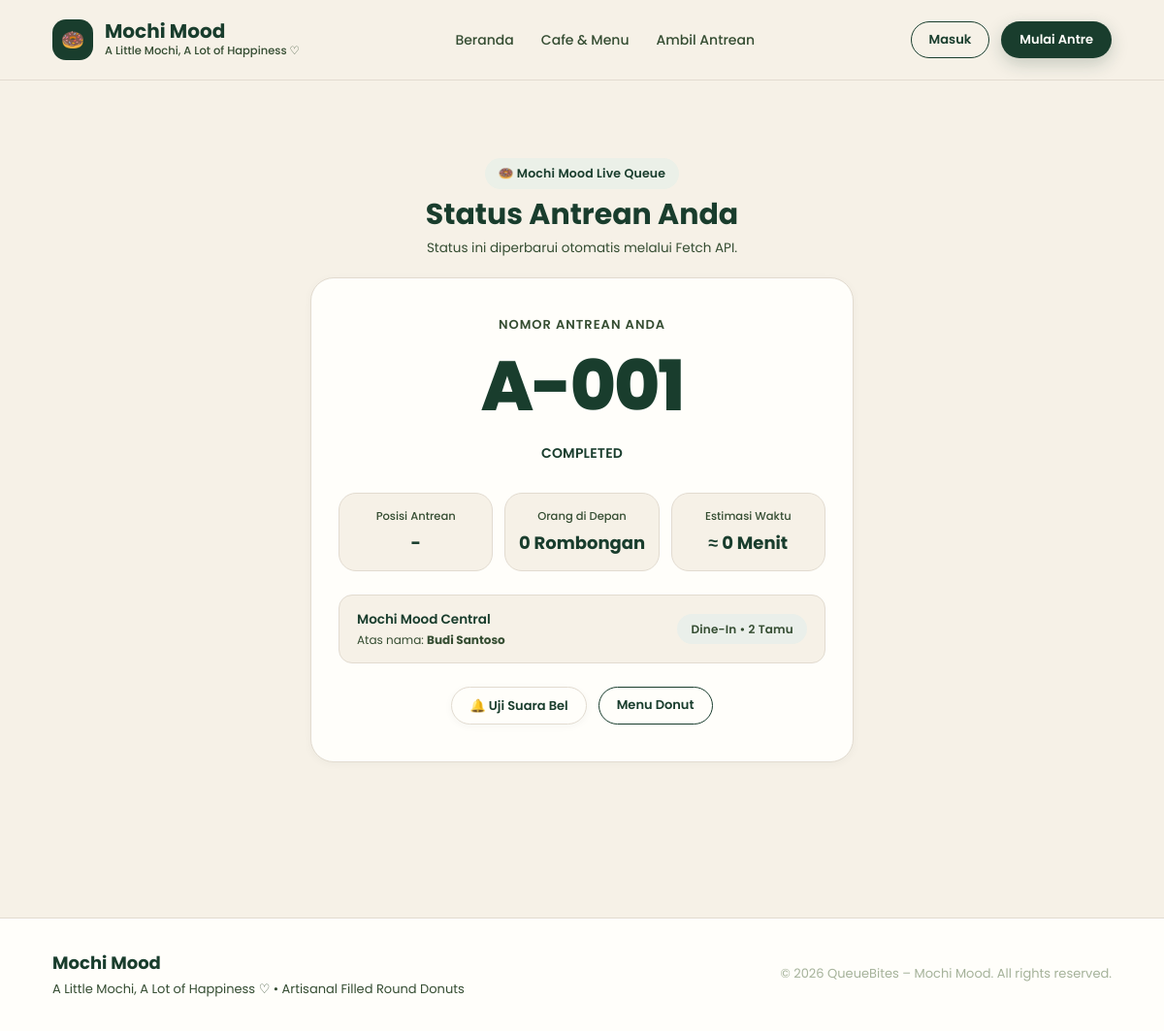
The app's page /index.php?url=queues/status&id=1, older data.
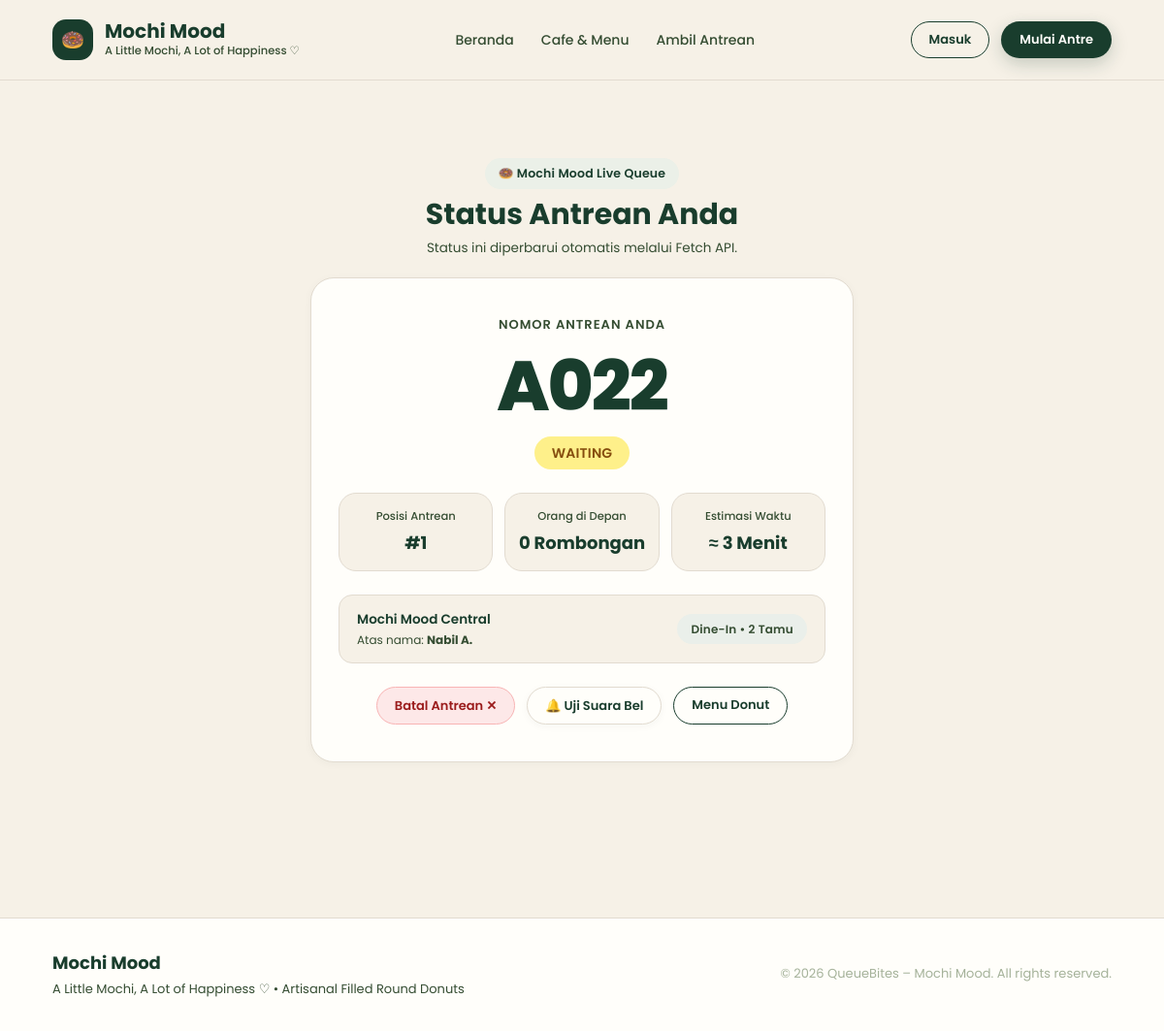
The same page, newer data.
### tables this page shows
CREATE TABLE `queues` (
    `id` INT UNSIGNED NOT NULL AUTO_INCREMENT,
    `user_id` INT UNSIGNED NOT NULL,
    `restaurant_id` INT UNSIGNED NOT NULL,
    `queue_number` VARCHAR(20) NOT NULL COMMENT 'Nomor antrean (contoh: A023)',
    `people_count` INT UNSIGNED NOT NULL DEFAULT 1,
    `type` ENUM('dine_in', 'takeaway') NOT NULL DEFAULT 'dine_in' COMMENT 'Jenis antrean',
    `customer_name` VARCHAR(100) NULL,
    `customer_phone` VARCHAR(50) NULL,
    `status` ENUM('waiting', 'called', 'serving', 'completed', 'cancelled') NOT NULL DEFAULT 'waiting',
    `queue_date` DATE NOT NULL,
    `created_at` DATETIME NOT NULL DEFAULT CURRENT_TIMESTAMP,
    `updated_at` DATETIME NOT NULL DEFAULT CURRENT_TIMESTAMP ON UPDATE CURRENT_TIMESTAMP,
    PRIMARY KEY (`id`),
    UNIQUE KEY `uq_restaurant_date_number` (`restaurant_id`, `queue_date`, `queue_number`),
    INDEX `idx_queues_user_id` (`user_id`),
    INDEX `idx_queues_restaurant_date_status` (`restaurant_id`, `queue_date`, `status`),
    CONSTRAINT `fk_queues_user` FOREIGN KEY (`user_id`) REFERENCES `users` (`id`) ON DELETE CASCADE ON UPDATE CASCADE,
    CONSTRAINT `fk_queues_restaurant` FOREIGN KEY (`restaurant_id`) REFERENCES `restaurants` (`id`) ON DELETE CASCADE ON UPDATE CASCADE
);

### app/controllers/BaseController.php (called while the page is built, shortened)
<?php
abstract class BaseController
{
    protected function view(string $viewPath, array $data = []): void
    {
        extract($data, EXTR_SKIP);
        $file = dirname(__DIR__) . '/views/' . ltrim($viewPath, '/') . '.php';
        require $file;
    }
}

### app/controllers/QueueController.php (called while the page is built, shortened)
<?php
require_once __DIR__ . '/BaseController.php';
require_once __DIR__ . '/../models/Queue.php';
class QueueController extends BaseController
{
    protected Queue $queueModel;
    public function __construct()
    {
        $this->queueModel = new Queue();
    }
    public function status(): void
    {
        $id = isset($_GET['id']) ? (int)$_GET['id'] : (int)($_SESSION['active_queue_id'] ?? 0);
        $queue = $this->queueModel->getById($id);
        $position    = $this->queueModel->getUserQueuePosition($id);
        $peopleAhead = $this->queueModel->getPeopleAhead($id);
        $estMinutes  = $this->queueModel->getEstimatedWaitMinutes($id);
        $this->view('queues/status', [
            'queue'       => $queue,
            'position'    => $position,
            'peopleAhead' => $peopleAhead,
            'estMinutes'  => $estMinutes
        ]);
    }
}

### public/index.php (called while the page is built, shortened)
<?php
require_once dirname(__DIR__) . '/config/database.php';
$router = require_once dirname(__DIR__) . '/routes/web.php';
try {
    $router->dispatch();
} catch (Throwable $e) {
    http_response_code(500);
    if (isset($_SERVER['HTTP_ACCEPT']) && str_contains($_SERVER['HTTP_ACCEPT'], 'application/json')) {
        header('Content-Type: application/json; charset=utf-8');
        echo json_encode([
            'success' => false,
            'status'  => 500,
            'error'   => $e->getMessage(),
            'file'    => basename($e->getFile()),
            'line'    => $e->getLine()
        ], JSON_PRETTY_PRINT | JSON_UNESCAPED_UNICODE);
        exit;
    }
    echo '<!DOCTYPE html><html lang="id"><head><meta charset="utf-8">';
    echo '<title>500 – Kesalahan Server</title>';
    echo '<style>';
    echo 'body{font-family:-apple-system,BlinkMacSystemFont,"Segoe UI",Roboto,sans-serif;background:#FFF5F5;color:#991B1B;padding:40px 20px;}';
    echo '.card{max-width:650px;margin:40px auto;background:#FFFFFF;border:1px solid #FECACA;border-radius:16px;padding:32px;box-shadow:0 10px 25px rgba(0,0,0,0.05);}';
    echo 'h2{margin-top:0;color:#DC2626;}';
    echo 'pre{background:#FEF2F2;padding:12px;border-radius:8px;font-size:13px;overflow-x:auto;}';
    echo '.btn{display:inline-block;padding:10px 20px;background:#DC2626;color:#FFF;text-decoration:none;border-radius:8px;font-weight:600;margin-top:14px;}';
    echo '</style></head><body>';
    echo '<div class="card">';
    echo '<h2>⚠️ Terjadi Kesalahan Sistem (HTTP 500)</h2>';
    echo '<p><strong>Pesan Kesalahan:</strong> ' . htmlspecialchars($e->getMessage()) . '</p>';
    echo '<pre>File: ' . htmlspecialchars(basename($e->getFile())) . ' (Line: ' . (int)$e->getLine() . ')</pre>';
    echo '<a href="javascript:history.back()" class="btn">← Kembali</a>';
    echo '</div></body></html>';
    exit;
}

### index.php (called while the page is built)
<?php
require_once __DIR__ . '/public/index.php';

### config/database.php (called while the page is built, shortened)
<?php
class Database
{
    private static string $host     = 'localhost';
    private static string $dbName   = 'queuebites';
    private static string $username = 'root';
    private static string $password = '';
    private static int    $port     = 3306;
    private static string $charset  = 'utf8mb4';
    private static ?PDO $instance = null;
    public static function getConnection(): PDO
    {
        if (self::$instance === null) {
            $host     = getenv('DB_HOST') !== false ? getenv('DB_HOST') : self::$host;
            $dbName   = getenv('DB_NAME') !== false ? getenv('DB_NAME') : self::$dbName;
            $username = getenv('DB_USER') !== false ? getenv('DB_USER') : self::$username;
            $password = getenv('DB_PASS') !== false ? getenv('DB_PASS') : self::$password;
            $port     = getenv('DB_PORT') !== false ? (int)getenv('DB_PORT') : self::$port;
            $charset  = self::$charset;
            $mysqlDsn = "mysql:host={$host};port={$port};dbname={$dbName};charset={$charset}";
            $options = [
                PDO::ATTR_ERRMODE            => PDO::ERRMODE_EXCEPTION,
                PDO::ATTR_DEFAULT_FETCH_MODE => PDO::FETCH_ASSOC,
                PDO::ATTR_EMULATE_PREPARES   => false,
            ];
            try {
                self::$instance = new PDO($mysqlDsn, $username, $password, $options);
                self::ensureSchemaMysql(self::$instance);
            } catch (Throwable $e) {
                error_log('[Database Fallback] MySQL unavailable (' . $e->getMessage() . '). Switching to SQLite fallback.');
                $sqliteDir = dirname(__DIR__) . '/database';
                if (!is_dir($sqliteDir)) {
                    @mkdir($sqliteDir, 0777, true);
                }
                $sqlitePath = $sqliteDir . '/queuebites.sqlite';
                $sqliteDsn = "sqlite:" . $sqlitePath;
                try {
                    self::$instance = new PDO($sqliteDsn, null, null, [
                        PDO::ATTR_ERRMODE            => PDO::ERRMODE_EXCEPTION,
                        PDO::ATTR_DEFAULT_FETCH_MODE => PDO::FETCH_ASSOC,
                    ]);
                    self::$instance->sqliteCreateFunction('NOW', function() { return date('Y-m-d H:i:s'); });
                    self::$instance->sqliteCreateFunction('CURDATE', function() { return date('Y-m-d'); });
                    self::$instance->sqliteCreateFunction('curdate', function() { return date('Y-m-d'); });
                    self::$driverUsed = 'sqlite';
                    self::ensureSchemaSqlite(self::$instance);
                } catch (Throwable $sqliteErr) {
                    throw new PDOException("Gagal menginisialisasi database: " . $sqliteErr->getMessage());
                }
            }
        }
        return self::$instance;
    }
    private static function ensureSchemaMysql(PDO $pdo): void
    {
        try {
            $cols = $pdo->query("SHOW COLUMNS FROM `queues` LIKE 'type'")->fetchAll();
        } catch (Throwable $t) {
        }
    }
}

### app/models/Queue.php (called while the page is built, shortened)
<?php
require_once __DIR__ . '/../../config/database.php';
class Queue
{
    protected PDO $db;
    protected string $table = 'queues';
    public function __construct(?PDO $db = null)
    {
        $this->db = $db ?? Database::getConnection();
    }
    public function getById(int $id): ?array
    {
        $sql = "
            SELECT
                q.id,
                q.user_id,
                q.restaurant_id,
                q.queue_number,
                q.people_count,
                COALESCE(q.type, 'dine_in') AS type,
                COALESCE(q.customer_name, u.name) AS customer_name,
                COALESCE(q.customer_phone, u.phone) AS customer_phone,
                q.status,
                q.queue_date,
                q.created_at,
                q.updated_at,
                u.name AS user_name,
                u.email AS user_email,
                r.name AS restaurant_name,
                r.address AS restaurant_address
            FROM {$this->table} q
            JOIN users u ON q.user_id = u.id
            JOIN restaurants r ON q.restaurant_id = r.id
            WHERE q.id = :id
            LIMIT 1
        ";
        $stmt = $this->db->prepare($sql);
        $stmt->execute([':id' => $id]);
        $result = $stmt->fetch();
        return $result ?: null;
    }
    public function getUserQueuePosition(int $queueId): int
    {
        $current = $this->getById($queueId);
        if (!$current || $current['status'] !== self::STATUS_WAITING) {
            return 0;
        }
        $sql = "
            SELECT COUNT(*) AS position
            FROM {$this->table}
            WHERE restaurant_id = :restaurant_id
              AND queue_date = :queue_date
              AND status = :status
              AND id <= :id
        ";
        $stmt = $this->db->prepare($sql);
        $stmt->execute([
            ':restaurant_id' => $current['restaurant_id'],
            ':queue_date'    => $current['queue_date'],
            ':status'        => self::STATUS_WAITING,
            ':id'            => $queueId,
        ]);
        $row = $stmt->fetch();
        return (int)($row['position'] ?? 1);
    }
    public function getPeopleAhead(int $queueId): int
    {
        $pos = $this->getUserQueuePosition($queueId);
        return max(0, $pos - 1);
    }
    public function getEstimatedWaitMinutes(int $queueId): int
    {
        $pos = $this->getUserQueuePosition($queueId);
        if ($pos <= 0) return 0;
        return max(3, $pos * 3);
    }
}

### app/views/queues/status.php (the view, shortened to what the changed rows need)
<?php
include __DIR__ . '/../layouts/header.php';
?>
<div class="container" style="padding: 40px 24px 80px;">
  <div class="queue-box">
    <div style="margin-bottom: 20px;">
      <span class="badge badge-sage" style="margin-bottom: 8px;">
        🍩 Mochi Mood Live Queue
      </span>
      <h1 style="font-size: 30px; margin-bottom: 4px;">Status Antrean Anda</h1>
      <p style="font-size: 13.5px; color: var(--dark-olive);">
        Status ini diperbarui otomatis melalui Fetch API. <span id="queue_loading_icon" style="display:none;">🔄</span>
      </p>
    </div>
    <div class="card" style="padding: 38px 28px;">
      <div style="font-size: 13px; font-weight: 600; color: var(--dark-olive); text-transform: uppercase; letter-spacing: 1px;">
        Nomor Antrean Anda
      </div>
      <div class="queue-code-large">
        <?= htmlspecialchars($queue['queue_number']) ?>
      </div>
      <div style="margin-bottom: 22px;">
        <span class="badge badge-<?= $queue['status'] ?>" id="queue_status_badge" style="font-size: 14px; padding: 6px 18px;">
          <?= strtoupper($queue['status']) ?>
        </span>
      </div>
      <div class="queue-kpi-grid">
        <div class="queue-kpi-box">
          <div class="queue-kpi-lbl">Posisi Antrean</div>
          <div class="queue-kpi-val" id="queue_position_val">
            <?= $position > 0 ? '#' . $position : '-' ?>
          </div>
        </div>
        <div class="queue-kpi-box">
          <div class="queue-kpi-lbl">Orang di Depan</div>
          <div class="queue-kpi-val" id="queue_ahead_val">
            <?= (int)$peopleAhead ?> Rombongan
          </div>
        </div>
        <div class="queue-kpi-box">
          <div class="queue-kpi-lbl">Estimasi Waktu</div>
          <div class="queue-kpi-val" id="queue_wait_val">
            ≈ <?= (int)$estMinutes ?> Menit
          </div>
        </div>
      </div>
      <div style="background-color: var(--warm-cream); border-radius: 14px; padding: 14px 18px; text-align: left; border: 1px solid var(--border-color); margin-bottom: 24px; display: flex; justify-content: space-between; align-items: center; flex-wrap: wrap; gap: 8px;">
        <div>
          <div style="font-size: 13.5px; font-weight: 600; color: var(--deep-forest-green);">
            Mochi Mood Central
          </div>
          <div style="font-size: 12px; color: var(--dark-olive);">
            Atas nama: <strong><?= htmlspecialchars($queue['customer_name'] ?? $queue['user_name'] ?? 'Pelanggan') ?></strong>
          </div>
        </div>
        <span class="badge badge-olive" style="font-size: 12px;">
          <?= ($queue['type'] ?? 'dine_in') === 'takeaway' ? 'Takeaway' : 'Dine-In' ?> • <?= $queue['people_count'] ?> Tamu
        </span>
      </div>
      <div style="display: flex; gap: 12px; justify-content: center; flex-wrap: wrap;">
        <?php if ($queue['status'] === 'waiting'): ?>
          <button type="button" class="btn btn-danger btn-sm" onclick="QueueBites.cancelQueue(<?= (int)$queue['id'] ?>)">
            Batal Antrean ✕
          </button>
        <?php endif; ?>
        <button type="button" class="btn btn-white btn-sm" onclick="QueueBites.playChime()" title="Uji Suara Bel Panggilan">
          🔔 Uji Suara Bel
        </button>
        <a href="index.php?url=restaurants/detail" class="btn btn-secondary btn-sm">
          Menu Donut
        </a>
      </div>
    </div>
  </div>
</div>
<?php include __DIR__ . '/../layouts/footer.php'; ?>

Row changes from the older to the newer data that the page shows:
changed queues: queue_number "A-001" → "A022"; status "COMPLETED" → "WAITING"
Text that changed along with them:
$position: (not shown) → "1"
$estMinutes: "0" → "3"
$queue['customer_name']: "Budi Santoso" → "Nabil A."
text now shown: "# Batal Antrean ✕"
